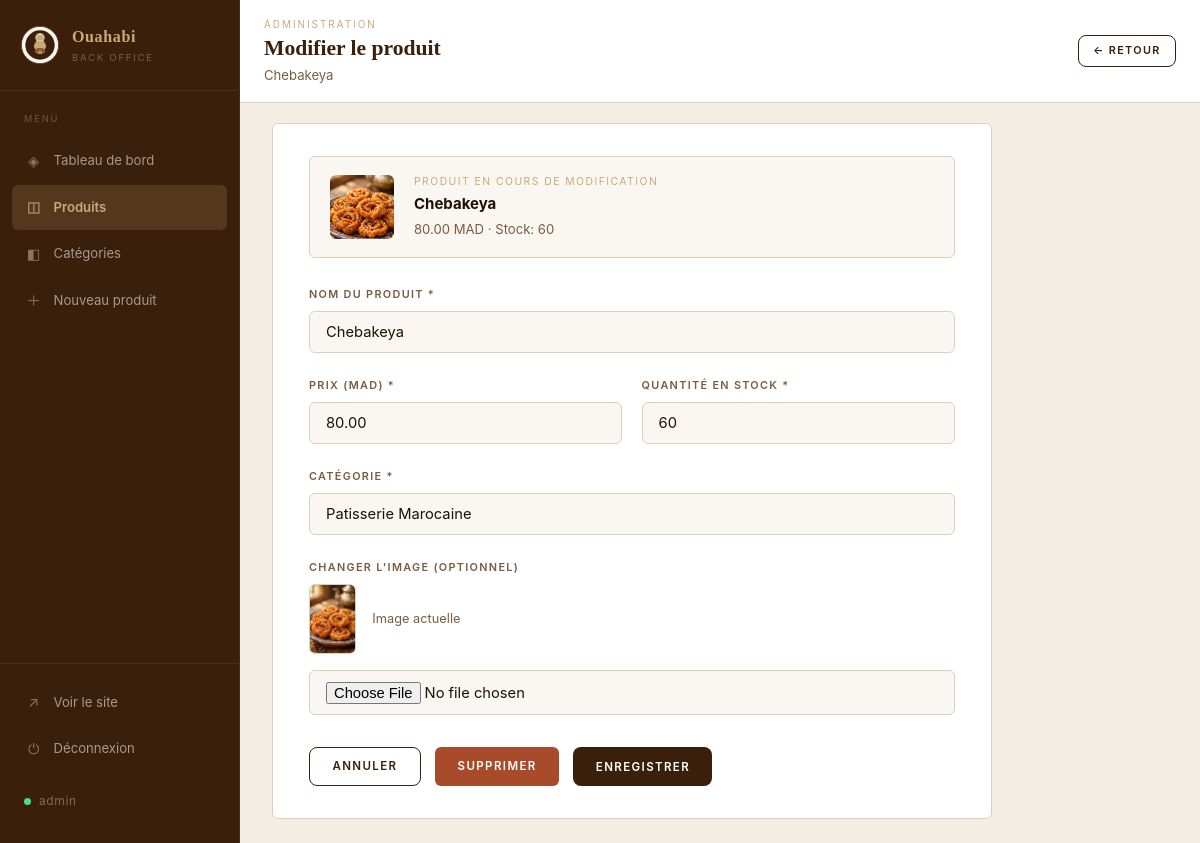
Page /projet-fil-rouge/projet-fil-rouge/boulangerie/modifier.php?id=9 (signed in) on the committed database.
### tables this page shows
CREATE TABLE `produit` (
  `id` int(11) NOT NULL,
  `nom_produit` varchar(100) NOT NULL,
  `prix` decimal(10,2) NOT NULL,
  `quantite_stock` int(11) NOT NULL,
  `image` varchar(255) DEFAULT NULL,
  `categorie_id` int(11) DEFAULT NULL
);

CREATE TABLE `categorie` (
  `id` int(11) NOT NULL,
  `nom_categorie` varchar(100) NOT NULL
);

### projet-fil-rouge/projet-fil-rouge/boulangerie/includes/helpers.php (called while the page is built, shortened)
<?php
function produitImage($image) {
    if (!empty($image) && file_exists(__DIR__ . '/../images/' . $image)) {
        return 'images/' . $image;
    }
    return '';
}

### projet-fil-rouge/projet-fil-rouge/boulangerie/modifier.php (the view, shortened to what this page needs)
<?php
require_once 'db.php';
require_once 'includes/helpers.php';
$id = isset($_GET['id']) ? (int)$_GET['id'] : 0;
$stmt = $pdo->prepare("SELECT * FROM produit WHERE id = ?");
$stmt->execute(array($id));
$produit = $stmt->fetch();
$erreurs = array();
$categories = $pdo->query("SELECT * FROM categorie ORDER BY nom_categorie")->fetchAll();
if ($_SERVER['REQUEST_METHOD'] == 'POST' && !empty($erreurs)) {
    $valeurs = $_POST;
} else {
    $valeurs = $produit;
}
$adminPage = 'produits';
$adminTitle = 'Modifier le produit';
$adminSubtitle = $produit['nom_produit'];
$adminTopAction = '<a href="admin/produits.php" class="btn btn-secondary btn-sm">← Retour</a>';
require 'includes/admin-layout-start.php';
?>
<div class="admin-form-panel">
  <div class="admin-product-preview">
    <div class="admin-product-preview-img">
      <?php $img = produitImage($produit['image']); ?>
      <?php if ($img != ''): ?>
        <img src="<?= htmlspecialchars($img) ?>" alt="">
      <?php else: ?>
        <span>🥖</span>
      <?php endif; ?>
    </div>
    <div>
      <span class="admin-preview-label">Produit en cours de modification</span>
      <strong><?= htmlspecialchars($produit['nom_produit']) ?></strong>
      <span class="admin-preview-meta">
        <?= number_format($produit['prix'], 2) ?> MAD · Stock: <?= (int)$produit['quantite_stock'] ?>
      </span>
    </div>
  </div>
  <form method="POST" enctype="multipart/form-data" class="admin-form">
    <div class="form-group">
      <label class="form-label" for="nom_produit">Nom du produit *</label>
      <input type="text" id="nom_produit" name="nom_produit" class="form-control"
             value="<?= htmlspecialchars($valeurs['nom_produit'] ?? '') ?>" required>
    </div>
    <div class="form-row">
      <div class="form-group">
        <label class="form-label" for="prix">Prix (MAD) *</label>
        <input type="number" id="prix" name="prix" class="form-control" step="0.01" min="0"
               value="<?= htmlspecialchars($valeurs['prix'] ?? '') ?>" required>
      </div>
      <div class="form-group">
        <label class="form-label" for="quantite_stock">Quantité en stock *</label>
        <input type="number" id="quantite_stock" name="quantite_stock" class="form-control" min="0"
               value="<?= htmlspecialchars($valeurs['quantite_stock'] ?? '') ?>" required>
      </div>
    </div>
    <div class="form-group">
      <label class="form-label" for="categorie_id">Catégorie *</label>
      <select id="categorie_id" name="categorie_id" class="form-control" required>
        <?php foreach ($categories as $cat): ?>
          <option value="<?= $cat['id'] ?>"
            <?= ((int)($valeurs['categorie_id'] ?? 0) == (int)$cat['id']) ? 'selected' : '' ?>>
            <?= htmlspecialchars($cat['nom_categorie']) ?>
          </option>
        <?php endforeach; ?>
      </select>
    </div>
    <div class="form-group">
      <label class="form-label" for="image">Changer l'image (optionnel)</label>
      <?php if ($img != ''): ?>
        <div class="admin-current-image">
          <img src="<?= htmlspecialchars($img) ?>" alt="">
          <span>Image actuelle</span>
        </div>
      <?php endif; ?>
      <input type="file" id="image" name="image" class="form-control" accept="image/*">
    </div>
    <div class="form-actions">
      <a href="admin/produits.php" class="btn btn-secondary">Annuler</a>
      <a href="supprimer.php?id=<?= $id ?>" class="btn btn-danger">Supprimer</a>
      <button type="submit" class="btn btn-primary">Enregistrer</button>
    </div>
  </form>
</div>
<?php require 'includes/admin-layout-end.php'; ?>

### projet-fil-rouge/projet-fil-rouge/boulangerie/includes/admin-layout-start.php (shortened to what this page needs)
<?php
require_once __DIR__ . '/helpers.php';
?>
<!DOCTYPE html>
<html lang="fr">
<head>
  <link rel="stylesheet" href="css/style.css">
</head>
<body class="admin-body">
<div class="admin-shell">
  <aside class="admin-sidebar">
    <a href="admin/index.php" class="admin-sidebar-brand">
      <img src="image/logo.svg" alt="" width="40" height="40">
      <div>
        <span class="admin-brand-name">Ouahabi</span>
        <span class="admin-brand-role">Back office</span>
      </div>
    </a>
    <nav class="admin-nav">
      <p class="admin-nav-label">Menu</p>
      <a href="admin/index.php" class="admin-nav-link <?= $adminPage === 'dashboard' ? 'active' : '' ?>">
        <span class="admin-nav-icon">◈</span> Tableau de bord
      </a>
      <a href="admin/produits.php" class="admin-nav-link <?= $adminPage === 'produits' ? 'active' : '' ?>">
        <span class="admin-nav-icon">◫</span> Produits
      </a>
      <a href="admin/categories.php" class="admin-nav-link <?= $adminPage === 'categories' ? 'active' : '' ?>">
        <span class="admin-nav-icon">◧</span> Catégories
      </a>
      <a href="ajouter.php" class="admin-nav-link <?= $adminPage === 'ajouter' ? 'active' : '' ?>">
        <span class="admin-nav-icon">＋</span> Nouveau produit
      </a>
    </nav>
    <div class="admin-sidebar-footer">
      <a href="index.php" class="admin-nav-link">
        <span class="admin-nav-icon">↗</span> Voir le site
      </a>
      <a href="logout.php" class="admin-nav-link admin-nav-logout">
        <span class="admin-nav-icon">⏻</span> Déconnexion
      </a>
      <div class="admin-user">
        <span class="admin-user-dot"></span>
        <?= htmlspecialchars($_SESSION['admin_login'] ?? 'admin') ?>
      </div>
    </div>
  </aside>
  <div class="admin-main">
    <header class="admin-topbar">
      <div>
        <p class="admin-topbar-eyebrow">Administration</p>
        <h1 class="admin-topbar-title"><?= htmlspecialchars($adminTitle) ?></h1>
        <?php if ($adminSubtitle): ?>
          <p class="admin-topbar-sub"><?= htmlspecialchars($adminSubtitle) ?></p>
        <?php endif; ?>
      </div>
      <div class="admin-topbar-actions">
        <?php if (!empty($adminTopAction)): ?>
          <?= $adminTopAction ?>
        <?php endif; ?>
      </div>
    </header>
    <main class="admin-content">

### rows in the picture
produit: nom_produit "Chebakeya", image (picture), prix "80.00", quantite_stock "60", categorie_id "Patisserie Marocaine"

### other values in the picture
$_SESSION['admin_login'] "admin"
$adminTitle "Modifier le produit"
